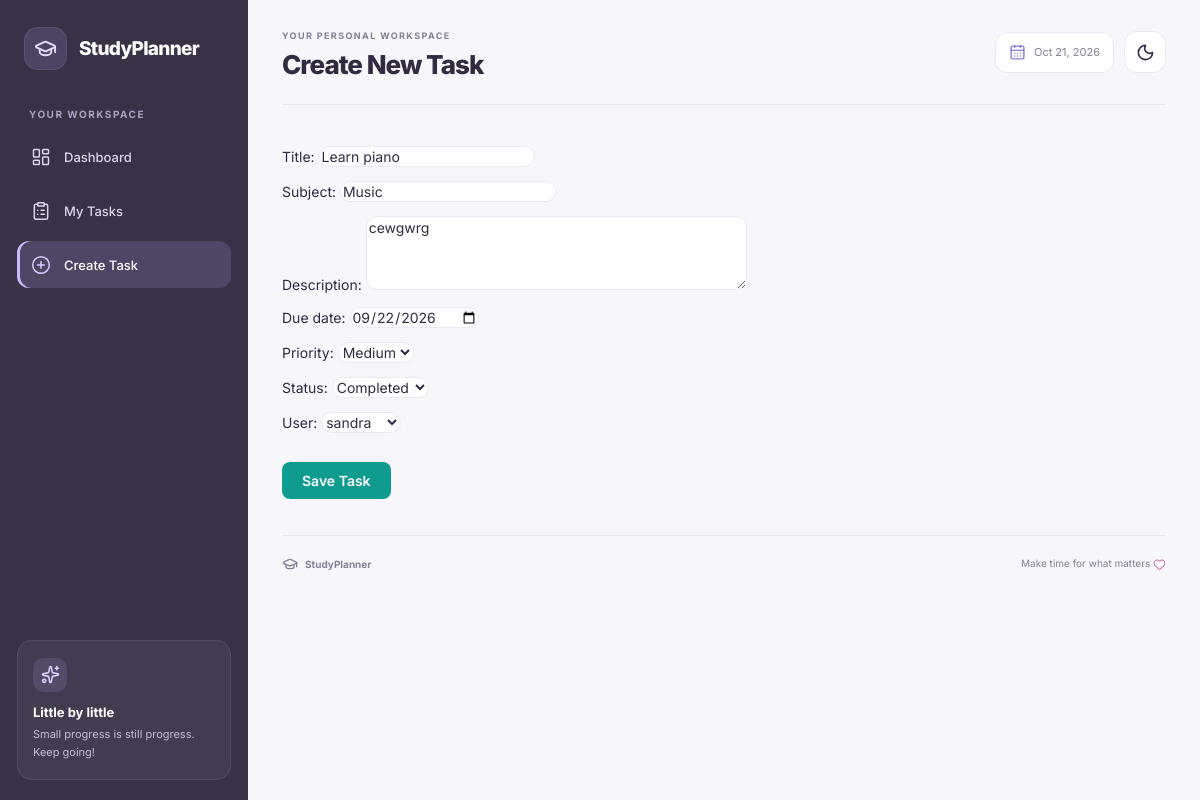
Screenshot of /task/3/edit/ with the database file from the repository.
### MyApp/models.py (models this page shows, shortened)
class Task(models.Model):
    PRIORITY_CHOICES = [
    ('Low', 'Low'),
    ('Medium', 'Medium'),
    ('High', 'High'),
]
    STATUS_CHOICES = [
    ('Pending', 'Pending'),
    ('In Progress', 'In Progress'),
    ('Completed', 'Completed'),
]
    user = models.ForeignKey(User, on_delete=models.CASCADE, null=True, blank=True)
    title = models.CharField(max_length=200)
    subject = models.CharField(max_length=100)
    description = models.TextField(blank=True)
    due_date = models.DateField()
    priority = models.CharField(max_length=10, choices=PRIORITY_CHOICES, default='Medium')
    status = models.CharField(max_length=20, choices=STATUS_CHOICES, default='Pending')
    created_date = models.DateTimeField(auto_now_add=True)

### MyApp/views.py (the view)
# urls.py: path('task/<int:pk>/edit/', views.task_edit, name='task_edit'),
def task_edit(request, pk):
    task = get_object_or_404(Task, pk=pk)
    if request.method == 'POST':
        form = TaskForm(request.POST, instance=task)
        if form.is_valid():
            form.save()
            return redirect('task_list')
    else:
        form = TaskForm(instance=task)
    return render(
        request,
        'task_form.html',
        {'form': form, 'task': task}
    )

### MyApp/forms.py
class TaskForm(forms.ModelForm):
    class Meta:
        model = Task
        fields = [
            'title',
            'subject',
            'description',
            'due_date',
            'priority',
            'status',
            'user',
        ]
        widgets = {
            'title': forms.TextInput(attrs={
                'placeholder': 'Enter task title',
            }),
            'subject': forms.TextInput(attrs={
                'placeholder': 'Enter subject',
            }),
            'description': forms.Textarea(attrs={
                'placeholder': 'Describe your task...',
                'rows': 4,
            }),
            'due_date': forms.DateInput(attrs={
                'type': 'date',
            }),
            'priority': forms.Select(),
            'status': forms.Select(),
        }

### MyApp/templates/task_form.html (shortened to what this page needs)
{% extends 'base.html' %}
{% block nav_create %}active{% endblock %}
{% block page_title %}Create New Task{% endblock %}
{% block content %}
<div class="card">
    <form method="post">
        {{ form.as_p }}
        <button type="submit" style="margin-top: 15px; padding: 10px 20px; background: #0f9b8e; color: white; border: none; border-radius: 8px; cursor: pointer; font-weight: 600;">Save Task</button>
    </form>
</div>
{% endblock %}

### MyApp/static/style.css (style rules this page uses)
:root { color-scheme: light; --primary: #8b7bd1; --primary-dark: #7160b5; --primary-soft: #f0edfc; --bg: #f7f6fb; --surface: #ffffff; --surface-soft: #fbfaff; --text: #302b40; --text-muted: #858095; --border: #ebe8f3; --sidebar: #393247; --sidebar-text: #dcd6ea; --green: #5b9d83; --green-bg: #eaf5ef; --amber: #b58a3f; --amber-bg: #fff4df; --red: #c85e70; --red-bg: #fff0f2; --shadow: 0 5px 22px rgba(49, 39, 83, 0.045); --shadow-hover: 0 12px 28px rgba(49, 39, 83, 0.09); --radius: 18px; --transition: 0.22s ease; }
* { box-sizing: border-box; }
html { min-height: 100%; scroll-behavior: smooth; }
body { min-height: 100vh; margin: 0; background: var(--bg); color: var(--text); font-family: "Inter", sans-serif; font-size: 14px; -webkit-font-smoothing: antialiased; transition: background var(--transition), color var(--transition); }
button, input, select, textarea { font: inherit; }
button { cursor: pointer; }
input, select, textarea { max-width: 100%; color: var(--text); background: var(--surface); border: 1px solid var(--border); border-radius: 11px; transition: border-color var(--transition), box-shadow var(--transition), background var(--transition); }
input::placeholder, textarea::placeholder { color: var(--text-muted); }

### rows the page displays
Task: title "Learn piano", subject "Music", description "cewgwrg", due_date "09/22/2026", priority "Medium", status "Completed", user "sandra"
